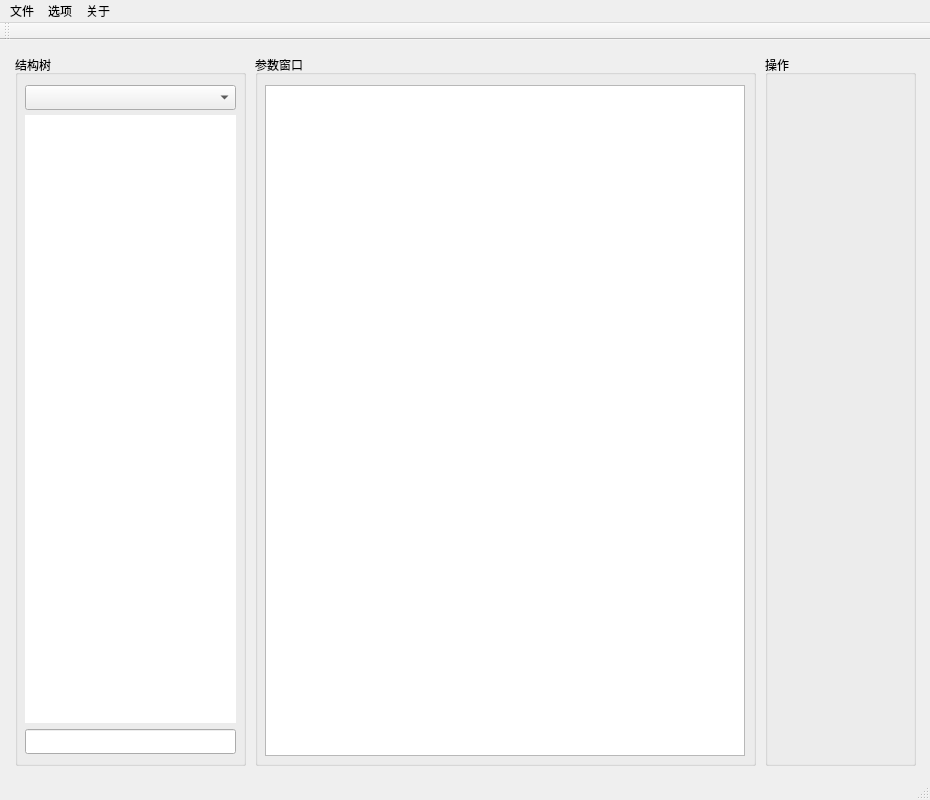
<?xml version="1.0" encoding="UTF-8"?>
<ui version="4.0">
 <class>MainWindow</class>
 <widget class="QMainWindow" name="MainWindow">
  <property name="geometry">
   <rect>
    <x>0</x>
    <y>0</y>
    <width>930</width>
    <height>800</height>
   </rect>
  </property>
  <property name="minimumSize">
   <size>
    <width>760</width>
    <height>785</height>
   </size>
  </property>
  <property name="windowTitle">
   <string>MainWindow</string>
  </property>
  <widget class="QWidget" name="centralWidget">
   <widget class="QGroupBox" name="groupBox_right">
    <property name="geometry">
     <rect>
      <x>255</x>
      <y>15</y>
      <width>501</width>
      <height>711</height>
     </rect>
    </property>
    <property name="title">
     <string>参数窗口</string>
    </property>
    <widget class="QTableView" name="tableView">
     <property name="geometry">
      <rect>
       <x>10</x>
       <y>30</y>
       <width>480</width>
       <height>671</height>
      </rect>
     </property>
     <property name="editTriggers">
      <set>QAbstractItemView::NoEditTriggers</set>
     </property>
    </widget>
   </widget>
   <widget class="QGroupBox" name="groupBox_left">
    <property name="geometry">
     <rect>
      <x>15</x>
      <y>15</y>
      <width>231</width>
      <height>711</height>
     </rect>
    </property>
    <property name="title">
     <string>结构树</string>
    </property>
    <widget class="QTreeView" name="treeView">
     <property name="geometry">
      <rect>
       <x>10</x>
       <y>60</y>
       <width>211</width>
       <height>608</height>
      </rect>
     </property>
     <property name="sizePolicy">
      <sizepolicy hsizetype="Expanding" vsizetype="Expanding">
       <horstretch>0</horstretch>
       <verstretch>0</verstretch>
      </sizepolicy>
     </property>
     <property name="styleSheet">
      <string notr="true">border:none;</string>
     </property>
     <property name="editTriggers">
      <set>QAbstractItemView::NoEditTriggers</set>
     </property>
    </widget>
    <widget class="QComboBox" name="jsonSelectComboBox">
     <property name="geometry">
      <rect>
       <x>10</x>
       <y>30</y>
       <width>211</width>
       <height>25</height>
      </rect>
     </property>
    </widget>
    <widget class="QLineEdit" name="searchTreelineEdit">
     <property name="geometry">
      <rect>
       <x>10</x>
       <y>674</y>
       <width>211</width>
       <height>25</height>
      </rect>
     </property>
    </widget>
   </widget>
   <widget class="QGroupBox" name="groupBox">
    <property name="geometry">
     <rect>
      <x>765</x>
      <y>15</y>
      <width>151</width>
      <height>711</height>
     </rect>
    </property>
    <property name="title">
     <string>操作</string>
    </property>
    <widget class="QWidget" name="verticalLayoutWidget">
     <property name="geometry">
      <rect>
       <x>10</x>
       <y>29</y>
       <width>131</width>
       <height>671</height>
      </rect>
     </property>
     <layout class="QVBoxLayout" name="modulesLayout">
      <property name="spacing">
       <number>5</number>
      </property>
      <property name="topMargin">
       <number>0</number>
      </property>
     </layout>
    </widget>
   </widget>
  </widget>
  <widget class="QToolBar" name="mainToolBar">
   <attribute name="toolBarArea">
    <enum>TopToolBarArea</enum>
   </attribute>
   <attribute name="toolBarBreak">
    <bool>false</bool>
   </attribute>
  </widget>
  <widget class="QMenuBar" name="menuBar">
   <property name="geometry">
    <rect>
     <x>0</x>
     <y>0</y>
     <width>930</width>
     <height>22</height>
    </rect>
   </property>
   <widget class="QMenu" name="menu">
    <property name="title">
     <string>文件</string>
    </property>
    <addaction name="closeConnection"/>
    <addaction name="quitWindows"/>
   </widget>
   <widget class="QMenu" name="menu_2">
    <property name="title">
     <string>选项</string>
    </property>
    <addaction name="action"/>
   </widget>
   <widget class="QMenu" name="menu_3">
    <property name="title">
     <string>关于</string>
    </property>
    <addaction name="infomation"/>
    <addaction name="checkUpdate"/>
    <addaction name="aboutQt"/>
   </widget>
   <addaction name="menu"/>
   <addaction name="menu_2"/>
   <addaction name="menu_3"/>
  </widget>
  <widget class="QStatusBar" name="statusBar"/>
  <action name="quitWindows">
   <property name="text">
    <string>退出(&amp;Q)</string>
   </property>
  </action>
  <action name="closeConnection">
   <property name="text">
    <string>关闭连接(&amp;C)</string>
   </property>
  </action>
  <action name="infomation">
   <property name="text">
    <string>软件信息(&amp;I)</string>
   </property>
  </action>
  <action name="checkUpdate">
   <property name="text">
    <string>检查更新(&amp;U)</string>
   </property>
  </action>
  <action name="aboutQt">
   <property name="text">
    <string>关于Qt(&amp;T)</string>
   </property>
  </action>
  <action name="action">
   <property name="text">
    <string>配置文件(&amp;S)</string>
   </property>
  </action>
 </widget>
 <layoutdefault spacing="6" margin="11"/>
 <resources/>
 <connections/>
</ui>
